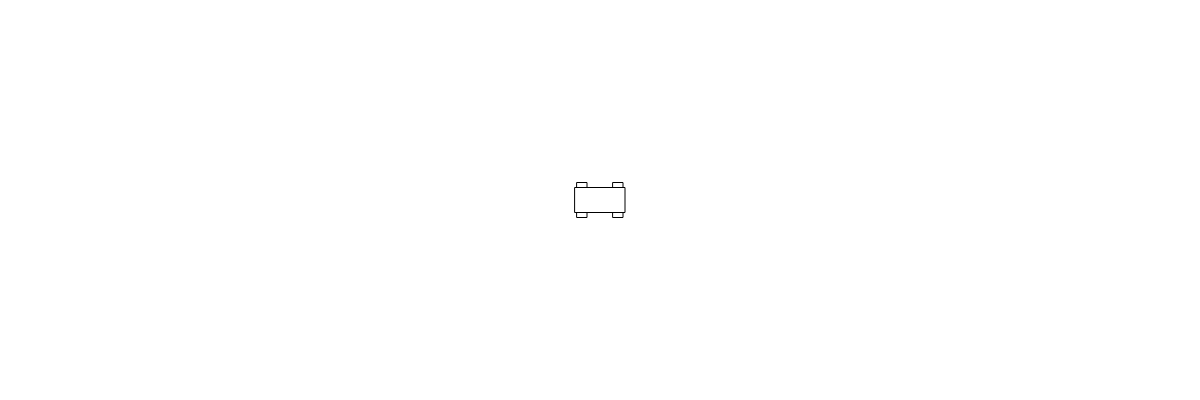
Frame 1 (no input)
Frame 60 (no input): identical to frame 1, image omitted
Frame 120 (the mouse pressed at the canvas centre since frame 60): identical to frame 1, image omitted

The p5.js sketch that drew this single still picture (run headless with seeded random() and noise() and a simulated clock; from frame 60 on, the mouse is pressed at the canvas centre):

// p5.js sketch
// ── sketch.js
var car;

function setup() {
    createCanvas(windowWidth,400);
    
    car = new Vehicle();
}

function draw() {
    background(255);
    
    car.update();
    car.display();
    car.checkEdges();
}
// ── vehicle.js
function Vehicle() {
    
    this.loc = createVector(width/2, height/2);
    this.vel = createVector(0,0);
    this.acc = createVector(0,0);

    this.brake;
    this.mass = 1;
    this.topspeed = 5;
    
    this.applyForce = function(force) {
        this.f = p5.Vector.div(force, this.mass);
        this.acc.add(this.f);
    }
    
    this.update = function() {
        
        this.keyPressed();
        
        this.vel.add(this.acc);
        this.vel.limit(this.topspeed);
        this.loc.add(this.vel);
        this.acc.mult(0);
    }
    
    this.keyPressed = function() {
        if(keyCode == 87) {
            this.acc.y += -0.1;
        } else if(keyCode == 83) {
            this.acc.y += 0.1;
        } else if(keyCode == 65) {
            this.acc.x += -0.1;
        } else if(keyCode == 68) {
            this.acc.x += 0.1;
        } else {
            this.brake = p5.Vector.mult(this.acc, 0.5);
            this.applyForce(this.brake);
            console.log("z");
        }
    }
    
    this.display = function() {
        var angle = this.vel.heading();
        
        stroke(0);
        fill(255);
        
        push();
        rectMode(CENTER);
        translate(this.loc.x, this.loc.y);
        rotate(angle);
        
        rect(-18, -15, 10, 5);
        rect(18, -15, 10, 5);
        rect(-18, 15, 10, 5);
        rect(18, 15, 10, 5);
        rect(0, 0, 50, 25);
        
        pop();
    }
    
    this.checkEdges = function() {
        
        if(this.loc.x >= width) {
            this.loc.x = 0;
        } else if(this.loc.x <= 0) {
            this.loc.x = width;
        }
        
        if(this.loc.y >= height) {
            this.loc.y = 0;
        } else if(this.loc.y <= 0) {
            this.loc.y = height;
        }
    }
}
